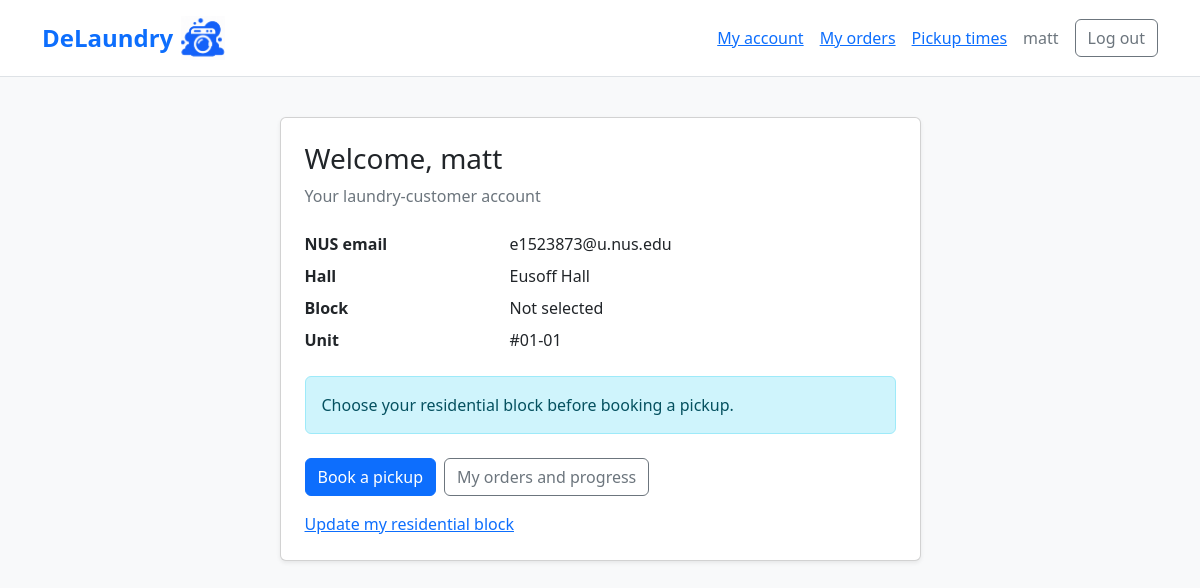
Before: /accounts/home/ (signed in) with the older database file.
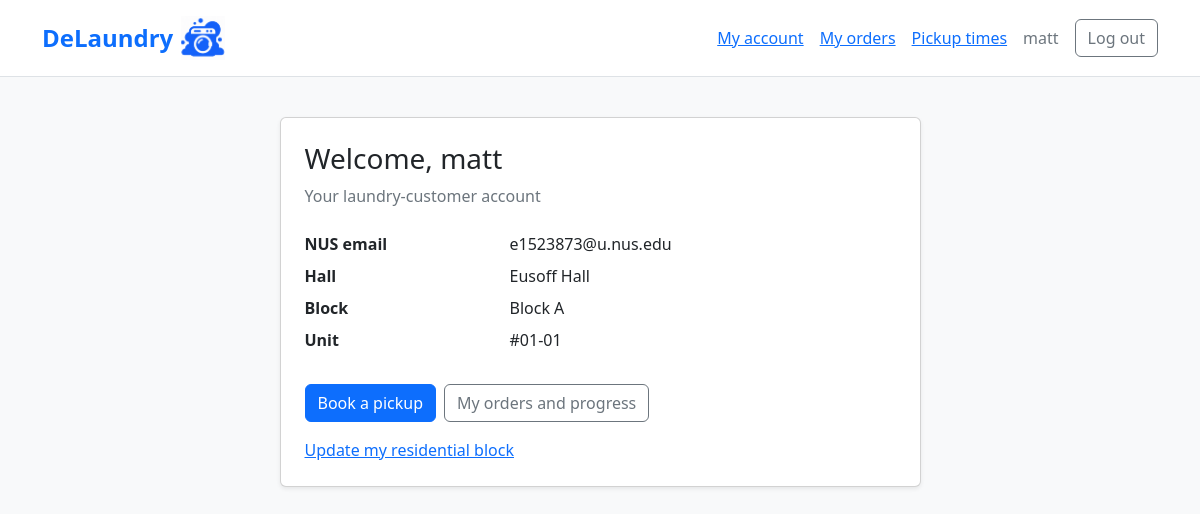
After: the same page with the newer database file.
### accounts/models.py (models this page shows)
class CustomerProfile(models.Model):
  user = models.OneToOneField(User, on_delete=models.CASCADE)
  residence = models.ForeignKey('facilities.Residence', on_delete=models.PROTECT)
  block = models.CharField(max_length=1, choices=BLOCK_CHOICES, blank=True, default="")
  id = models.AutoField(primary_key=True)
  unitNum = models.CharField(max_length=8)
  class Meta:
    constraints = [
      models.CheckConstraint(
        condition=models.Q(block__in=["", *"ABCDEF"]),
        name="customer_valid_block",
      ),
    ]

### facilities/models.py (models this page shows)
class Residence(models.Model):
  id = models.AutoField(primary_key=True)
  name = models.CharField(
    max_length=120,
    unique=True,
    choices=[
      ('eusoff', 'Eusoff Hall'),
      ('kentridge', 'Kent Ridge Hall'),
      ('kingedward', 'King Edward VII Hall'),
      ('raffles', 'Raffles Hall'),
      ('sheares', 'Sheares Hall'),
      ('temasek', 'Temasek Hall')
  ])
  is_active = models.BooleanField(default=True) # just for admin control
  def __str__(self):
    return self.get_name_display()

### accounts/views.py (the view)
# urls.py: path("home/", views.customer_home, name="customer_home"),
@login_required(login_url="accounts:login")
def customer_home(request):
  if request.user.role != "customer":
    return HttpResponseForbidden(
      "This page is for customers only. Please use our customer login page to access your account."
    )
  return render(
    request,
    "accounts/customer_home.html",
    {"profile": CustomerProfile.objects.select_related("residence").filter(user=request.user).first()},
  )

### bookings/context_processors.py (called while the page is built)
def demo_clock(request):
  if not getattr(settings, "DEMO_MODE", False):
    return {}
  return {"demo_time": clock.localtime(), "demo_session": settings.DEMO_SESSION}

### accounts/templates/accounts/customer_home.html (shortened to what this page needs)
{% extends "accounts/base.html" %}
{% block content %}
  <div class="row justify-content-center py-3">
    <div class="col-12 col-md-9 col-lg-7">
      <section class="card shadow-sm">
        <div class="card-body p-4">
          <h1 class="h3">Welcome, {{ user.name }}</h1>
          <p class="text-secondary">Your laundry-customer account</p>
          <dl class="row mt-4">
            <dt class="col-sm-4">NUS email</dt>
            <dd class="col-sm-8 text-break">{{ user.email }}</dd>
            {% if profile %}
              <dt class="col-sm-4">Hall</dt>
              <dd class="col-sm-8">{{ profile.residence }}</dd>
              <dt class="col-sm-4">Block</dt>
              <dd class="col-sm-8">{{ profile.get_block_display|default:"Not selected" }}</dd>
              <dt class="col-sm-4">Unit</dt>
              <dd class="col-sm-8">{{ profile.unitNum }}</dd>
            {% endif %}
          </dl>
          {% if not profile %}
            <div class="alert alert-warning">Your customer profile is missing. Please contact staff for help.</div>
          {% elif not profile.block %}
            <div class="alert alert-info">Choose your residential block before booking a pickup.</div>
          {% endif %}
          <div class="d-flex flex-wrap gap-2 mt-4">
            <a class="btn btn-primary" href="{% url 'customerstorefront:availability' %}">Book a pickup</a>
            <a class="btn btn-outline-secondary" href="{% url 'customerstorefront:order_list' %}">My orders and progress</a>
          </div>
          {% if profile %}
            <a class="d-inline-block mt-3" href="{% url 'accounts:customer_block' %}">Update my residential block</a>
          {% endif %}
        </div>
      </section>
    </div>
  </div>
{% endblock %}

Changed rows visible on the page:
changed CustomerProfile "Eusoff Hall": block "Not selected" → "Block A"
Other visible differences:
text no longer shown: "Choose your residential block before booking a pickup."
